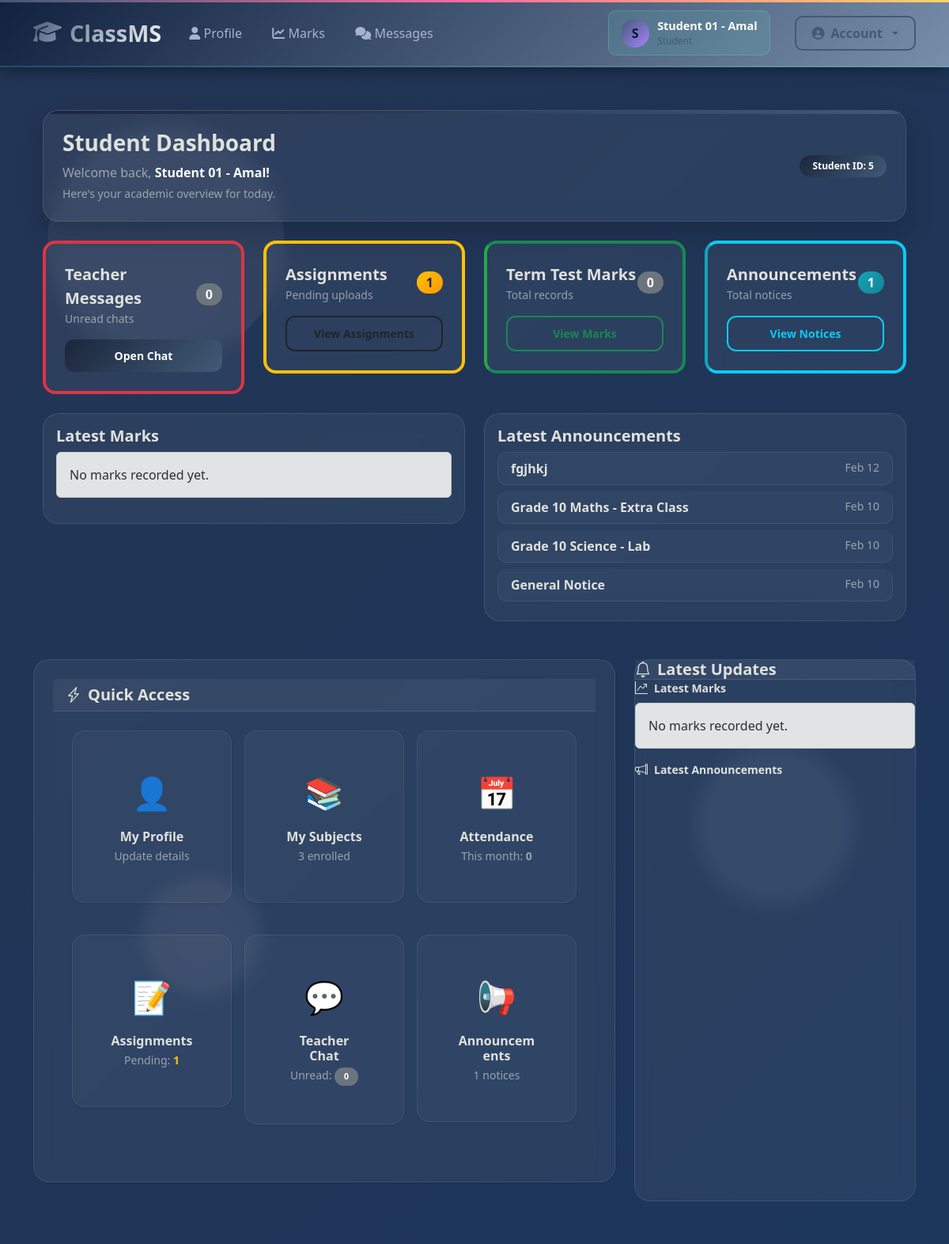
The app's page /student/dashboard.php (signed in) with its own data.
### tables this page shows
CREATE TABLE `announcements` (
  `id` int(10) UNSIGNED NOT NULL,
  `teacher_id` int(10) UNSIGNED NOT NULL,
  `subject_id` int(10) UNSIGNED DEFAULT NULL,
  `title` varchar(200) NOT NULL,
  `message` text NOT NULL,
  `created_at` timestamp NOT NULL DEFAULT current_timestamp()
);

### includes/auth.php (called while the page is built, shortened)
<?php
require_once __DIR__ . "/functions.php";
function current_user(){
  return $_SESSION['user'] ?? null;
}

### includes/functions.php (called while the page is built, shortened)
<?php
function e($s){ return htmlspecialchars($s ?? "", ENT_QUOTES, "UTF-8"); }

### student/dashboard.php (the view, shortened to what this page needs)
<?php
require_once __DIR__ . "/../includes/auth.php";
$uid = (int) current_user()['id'];
function table_exists(mysqli $conn, string $table): bool {
  $t = $conn->real_escape_string($table);
  $r = $conn->query("SHOW TABLES LIKE '{$t}'");
  return ($r && $r->num_rows > 0);
}
$enrolled = 0;
if (table_exists($conn, "enrollments")) {
  $en = $conn->prepare("SELECT COUNT(*) c FROM enrollments WHERE student_id=?");
  $en->bind_param("i", $uid);
  $en->execute();
  $enrolled = (int)($en->get_result()->fetch_assoc()['c'] ?? 0);
}
$marks = 0;
if (table_exists($conn, "term_marks")) {
  $mk = $conn->prepare("SELECT COUNT(*) c FROM term_marks WHERE student_id=?");
  $mk->bind_param("i", $uid);
  $mk->execute();
  $marks = (int)($mk->get_result()->fetch_assoc()['c'] ?? 0);
}
$announcements = 0;
if (table_exists($conn, "announcements")) {
  $anRow = $conn->query("SELECT COUNT(*) c FROM announcements");
  $announcements = (int)(($anRow && $anRow->fetch_assoc()['c']) ?? 0);
}
$unread_chat = 0;
if (table_exists($conn, "chat_messages")) {
  $cm = $conn->prepare("
    SELECT COUNT(*) c
    FROM chat_messages
    WHERE student_id=? AND sender_role='teacher' AND seen_by_student=0
  ");
  $cm->bind_param("i", $uid);
  $cm->execute();
  $unread_chat = (int)($cm->get_result()->fetch_assoc()['c'] ?? 0);
}
$pending_assignments = 0;
if (table_exists($conn, "assignments") && table_exists($conn, "enrollments") && table_exists($conn, "submissions")) {
  $pa = $conn->prepare("
    SELECT COUNT(DISTINCT a.id) c
    FROM assignments a
    JOIN enrollments e ON e.subject_id = a.subject_id
    LEFT JOIN submissions s ON s.assignment_id = a.id AND s.student_id = e.student_id
    WHERE e.student_id = ?
      AND (s.assignment_id IS NULL OR s.file_path IS NULL OR s.file_path = '')
  ");
  $pa->bind_param("i", $uid);
  $pa->execute();
  $pending_assignments = (int)($pa->get_result()->fetch_assoc()['c'] ?? 0);
}
$attendance_month = 0;
$monthStart = date("Y-m-01");
$monthEnd   = date("Y-m-t");
if (table_exists($conn, "attendance")) {
  $dateCol = null;
  $c1 = $conn->query("SHOW COLUMNS FROM attendance LIKE 'attendance_date'");
  if ($c1 && $c1->num_rows > 0) $dateCol = "attendance_date";
  if ($dateCol) {
    $att = $conn->prepare("
      SELECT COUNT(*) c
      FROM attendance
      WHERE student_id=? AND {$dateCol} BETWEEN ? AND ?
    ");
    $att->bind_param("iss", $uid, $monthStart, $monthEnd);
    $att->execute();
    $attendance_month = (int)($att->get_result()->fetch_assoc()['c'] ?? 0);
  }
}
$latestAnn = null;
if (table_exists($conn, "announcements")) {
  $latestAnn = $conn->query("
    SELECT id, title, created_at
    FROM announcements
    ORDER BY created_at DESC
    LIMIT 5
  ");
}
$latestMarksRes = null;
if (table_exists($conn, "term_marks") && table_exists($conn, "subjects")) {
  $hasCreated = $conn->query("SHOW COLUMNS FROM term_marks LIKE 'created_at'");
  $orderBy = ($hasCreated && $hasCreated->num_rows > 0)
    ? "tm.created_at DESC"
    : "tm.term DESC";
  $latestMarks = $conn->prepare("
    SELECT tm.term, tm.marks, tm.grade, s.name AS subject_name
    FROM term_marks tm
    JOIN subjects s ON s.id = tm.subject_id
    WHERE tm.student_id = ?
    ORDER BY {$orderBy}
    LIMIT 5
  ");
  $latestMarks->bind_param("i", $uid);
  $latestMarks->execute();
  $latestMarksRes = $latestMarks->get_result();
}
require_once __DIR__ . "/../includes/header.php";
?>
<div class="animated-bg">
  <div class="bg-particle"></div>
  <div class="bg-particle"></div>
  <div class="bg-particle"></div>
</div>
<div class="container py-4">
  <div class="welcome-card mb-4">
    <div class="card-body p-4">
      <div class="row align-items-center">
        <div class="col-md-8">
          <h1 class="h3 mb-2 fw-bold" style="color: #e0e1dd;">Student Dashboard</h1>
          <p class="text-muted mb-0">
            Welcome back, <span class="fw-bold text-white"><?= e(current_user()['full_name'] ?? 'Student') ?>!</span>
            <span class="d-block small mt-1">Here's your academic overview for today.</span>
          </p>
        </div>
        <div class="col-md-4 text-end">
          <span class="badge bg-primary px-3 py-2">
            Student ID: <?= $uid ?>
          </span>
        </div>
      </div>
    </div>
  </div>
  <div class="row g-4 mb-4">
    <div class="col-lg-3 col-md-6">
      <div class="stat-card border-start border-danger border-4">
        <div class="card-body p-4">
          <div class="d-flex align-items-center justify-content-between">
            <div>
              <div class="fw-bold fs-5">Teacher Messages</div>
              <div class="text-muted small">Unread chats</div>
            </div>
            <span class="badge <?= ($unread_chat>0)?'bg-danger':'bg-secondary' ?> fs-6"><?= $unread_chat ?></span>
          </div>
          <a href="/classms/student/chat.php" class="btn btn-dark btn-sm w-100 mt-3">Open Chat</a>
        </div>
      </div>
    </div>
    <div class="col-lg-3 col-md-6">
      <div class="stat-card border-start border-warning border-4">
        <div class="card-body p-4">
          <div class="d-flex align-items-center justify-content-between">
            <div>
              <div class="fw-bold fs-5">Assignments</div>
              <div class="text-muted small">Pending uploads</div>
            </div>
            <span class="badge <?= ($pending_assignments>0)?'bg-warning text-dark':'bg-secondary' ?> fs-6"><?= $pending_assignments ?></span>
          </div>
          <a href="/classms/student/assignments.php" class="btn btn-outline-dark btn-sm w-100 mt-3">View Assignments</a>
        </div>
      </div>
    </div>
    <div class="col-lg-3 col-md-6">
      <div class="stat-card border-start border-success border-4">
        <div class="card-body p-4">
          <div class="d-flex align-items-center justify-content-between">
            <div>
              <div class="fw-bold fs-5">Term Test Marks</div>
              <div class="text-muted small">Total records</div>
            </div>
            <span class="badge <?= ($marks>0)?'bg-success':'bg-secondary' ?> fs-6"><?= $marks ?></span>
          </div>
          <a href="/classms/student/marks.php" class="btn btn-outline-success btn-sm w-100 mt-3">View Marks</a>
        </div>
      </div>
    </div>
    <div class="col-lg-3 col-md-6">
      <div class="stat-card border-start border-info border-4">
        <div class="card-body p-4">
          <div class="d-flex align-items-center justify-content-between">
            <div>
              <div class="fw-bold fs-5">Announcements</div>
              <div class="text-muted small">Total notices</div>
            </div>
            <span class="badge bg-info fs-6"><?= $announcements ?></span>
          </div>
          <a href="/classms/student/announcements.php" class="btn btn-outline-info btn-sm w-100 mt-3">View Notices</a>
        </div>
      </div>
    </div>
  </div>
  <div class="row g-4">
    <div class="col-lg-6">
      <div class="updates-card p-3">
        <h5 class="fw-bold">Latest Marks</h5>
        <?php if(!$latestMarksRes || $latestMarksRes->num_rows === 0): ?>
          <div class="alert alert-secondary">No marks recorded yet.</div>
        <?php endif; ?>
      </div>
    </div>
    <div class="col-lg-6">
      <div class="updates-card p-3">
        <h5 class="fw-bold">Latest Announcements</h5>
        <?php if(!$latestAnn || $latestAnn->num_rows === 0): ?>
          <div class="alert alert-secondary">No announcements yet.</div>
        <?php else: ?>
          <div class="list-group">
            <?php while($a = $latestAnn->fetch_assoc()): ?>
              <a class="list-group-item list-group-item-action" href="/classms/student/announcements.php">
                <div class="d-flex justify-content-between">
                  <div class="fw-semibold"><?= e($a['title'] ?? 'Announcement') ?></div>
                  <small class="text-muted"><?= date('M d', strtotime($a['created_at'])) ?></small>
                </div>
              </a>
            <?php endwhile; ?>
          </div>
        <?php endif; ?>
      </div>
    </div>
  </div>
</div>
<?php require_once __DIR__ . "/../includes/footer.php"; ?>
<div class="animated-bg">
  <div class="bg-particle"></div>
  <div class="bg-particle"></div>
  <div class="bg-particle"></div>
</div>
<div class="container py-4">
  <div class="row g-4">
    <div class="col-lg-8">
      <div class="card updates-card mb-4">
        <div class="card-header" style="background: rgba(255, 255, 255, 0.05); border-bottom: 1px solid rgba(255, 255, 255, 0.1);">
          <h5 class="mb-0 fw-bold d-flex align-items-center">
            Quick Access
          </h5>
        </div>
        <div class="card-body p-4">
          <div class="row g-3">
            <div class="col-md-4">
              <a href="/classms/student/profile.php" class="card quick-card text-decoration-none">
                <div class="card-body text-center p-4">
                  <div class="emoji">👤</div>
                  <h6 class="fw-bold mb-1">My Profile</h6>
                  <p class="text-muted small mb-0">Update details</p>
                </div>
              </a>
            </div>
            <div class="col-md-4">
              <a href="/classms/student/subjects.php" class="card quick-card text-decoration-none">
                <div class="card-body text-center p-4">
                  <div class="emoji">📚</div>
                  <h6 class="fw-bold mb-1">My Subjects</h6>
                  <p class="text-muted small mb-0"><?= $enrolled ?> enrolled</p>
                </div>
              </a>
            </div>
            <div class="col-md-4">
              <a href="/classms/student/attendance.php" class="card quick-card text-decoration-none">
                <div class="card-body text-center p-4">
                  <div class="emoji">📅</div>
                  <h6 class="fw-bold mb-1">Attendance</h6>
                  <p class="text-muted small mb-0">This month: <b><?= $attendance_month ?></b></p>
                </div>
              </a>
            </div>
            <div class="col-md-4">
              <a href="/classms/student/assignments.php" class="card quick-card text-decoration-none">
                <div class="card-body text-center p-4">
                  <div class="emoji">📝</div>
                  <h6 class="fw-bold mb-1">Assignments</h6>
                  <p class="text-muted small mb-0">Pending: <b class="<?= $pending_assignments>0?'text-warning':'text-muted' ?>"><?= $pending_assignments ?></b></p>
                </div>
              </a>
            </div>
            <div class="col-md-4">
              <a href="/classms/student/chat.php" class="card quick-card text-decoration-none">
                <div class="card-body text-center p-4">
                  <div class="emoji">💬</div>
                  <h6 class="fw-bold mb-1">Teacher Chat</h6>
                  <p class="text-muted small mb-0">
                    Unread:
                    <span class="badge <?= ($unread_chat>0)?'bg-danger':'bg-secondary' ?>"><?= $unread_chat ?></span>
                  </p>
                </div>
              </a>
            </div>
            <div class="col-md-4">
              <a href="/classms/student/announcements.php" class="card quick-card text-decoration-none">
                <div class="card-body text-center p-4">
                  <div class="emoji">📢</div>
                  <h6 class="fw-bold mb-1">Announcements</h6>
                  <p class="text-muted small mb-0"><?= $announcements ?> notices</p>
                </div>
              </a>
            </div>
          </div>
        </div>
      </div>
    </div>
    <div class="col-lg-4">
      <div class="updates-card h-100">
        <div class="card-header" style="background: rgba(255, 255, 255, 0.05); border-bottom: 1px solid rgba(255, 255, 255, 0.1);">
          <h5 class="mb-0 fw-bold d-flex align-items-center">
            Latest Updates
          </h5>
        </div>
        <div class="card-body">
          <div class="fw-bold small mb-2 d-flex align-items-center">
            Latest Marks
          </div>
          <?php if(!$latestMarksRes || $latestMarksRes->num_rows === 0): ?>
            <div class="alert alert-secondary animated-alert">
              No marks recorded yet.
            </div>
          <?php endif; ?>
          <div class="fw-bold small mb-2 d-flex align-items-center">
            Latest Announcements
          </div>
        </div>
      </div>
    </div>
  </div>
</div>
<?php require_once __DIR__ . "/../includes/footer.php"; ?>

### assets/css/style.css (style rules this page uses)
:root { --primary: #4f46e5; --primary-hover: #4338ca; --bg-main: #f8fafc; --surface: #ffffff; --text-dark: #0f172a; --text-muted: #64748b; --border: #e2e8f0; --radius: 0.5rem; --shadow: 0 1px 3px 0 rgb(0 0 0 / 0.1), 0 1px 2px -1px rgb(0 0 0 / 0.1); }
* { box-sizing: border-box; margin: 0; padding: 0; }
body { font-family: -apple-system, BlinkMacSystemFont, "Segoe UI", Roboto, Oxygen, Ubuntu, Cantarell, sans-serif; background-color: var(--bg-main); color: var(--text-dark); line-height: 1.5; }
.card { background: var(--surface); border: 1px solid var(--border); border-radius: var(--radius); padding: 1.5rem; box-shadow: var(--shadow); margin-bottom: 1.5rem; }
.btn { display: inline-flex; align-items: center; justify-content: center; padding: 0.5rem 1rem; font-weight: 500; border-radius: var(--radius); border: none; cursor: pointer; background-color: var(--primary); color: #fff; transition: background-color 0.2s; }

### includes/header.php (style rules this page uses)
:root { --dark-blue: #0a192f; --medium-blue: #112240; --light-blue: #233554; --accent-blue: #64ffda; --accent-pink: #ff6b9d; --accent-gold: #ffd166; --accent-purple: #a882ff; --accent-green: #4cd964; --accent-red: #ff4757; --text-white: #ffffff; --text-light: #e6f1ff; --text-muted: #a8b2d1; --card-shadow: 0 10px 30px -15px rgba(2, 12, 27, 0.7); }
body { background: linear-gradient(135deg, #0a192f 0%, #112240 50%, #233554 100%); color: var(--text-white); font-family: 'Segoe UI', Tahoma, Geneva, Verdana, sans-serif; min-height: 100vh; }

### records on screen
announcements: title "fgjhkj", created_at "Feb 12"
announcements: title "Grade 10 Maths - Extra Class", created_at "Feb 10"
announcements: title "Grade 10 Science - Lab", created_at "Feb 10"
announcements: title "General Notice", created_at "Feb 10"

### other values on screen
substr(current_user()['full_name'], 0, 1) "S"
current_user()['full_name'] "Student 01 - Amal"
current_user()['role'] "Student"
$uid "5"
$unread_chat "0"
$pending_assignments "1"
$marks "0"
$announcements "1"
$enrolled "3"
$attendance_month "0"
